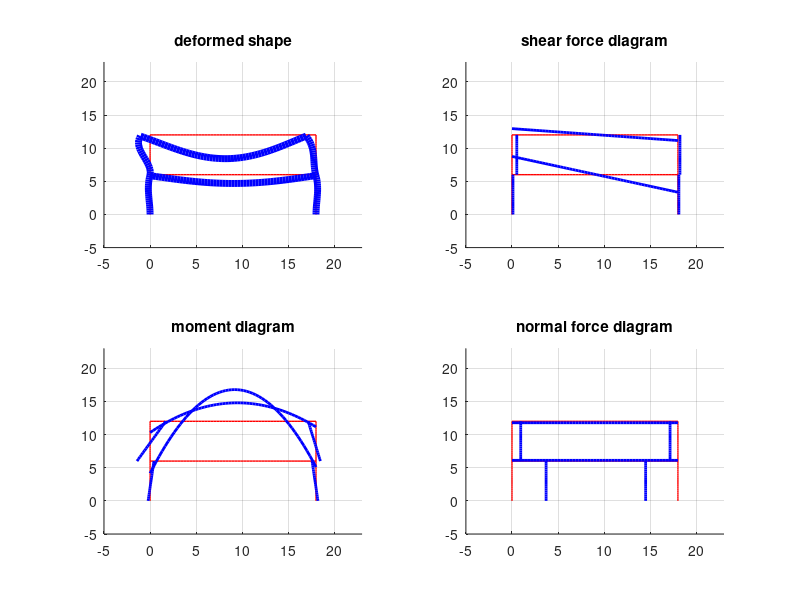

MATLAB code for this plot:
clear; clc; close all;
% unit: N, m

nodes = [0 0;
        0 6;
        0 12;
        18 12;
        18 6;
        18 0];

eles = [1 2;
       2 3;
       3 4;
       4 5;
       5 6;
       2 5
       ];


resolution = 3;  % larger, finer

% Geometry properties
mag_factor = 5000;  % magnification factor for visualization
B = .50;
H_c = .50;
H_b = 1.;
A_c = B*H_c;
I_c = 1./12.*B*H_c^3;
A_b = B*H_b;
I_b = 1./12.*B*H_b^3;

elenum = size(eles, 1);
E = 30e9 * ones(elenum, 1);
A = [A_c A_c A_b A_c A_c A_b]';
I = [I_c I_c I_b I_c I_c A_b]';

% 3 means xyz constrained, 2 means xy constrained
% 13 means z constrained, 12 means y constrained, 11 means x constrained,
% hinge not contained
Supporting = [3 0 0 0 0 3 ]';

% nodal forces, moments (global), [Fx Fy node#]
ExF = [3e3 0 2;
       -3e3 0 3]; 

% element forces
% element dist load: [mag(include local dir) eletag]
w = [-1e3 3;
    -3e3 6;
    ]; 
% element force: [mag(include local dir) eletag DistFromStartNode]
eleF = [];  % waiting for update
%%

% length container
L = [];
for i = 1:size(eles, 1)
    start_node = eles(i, 1);
    end_node = eles(i, 2);
    vec = nodes(end_node, :) - nodes(start_node, :);
    L(i) = norm(vec);
end
L = L';


%% assemble new "nodes"
num_nodes_inserted_set = floor(L * resolution);  % dim: num_ele by 1

nodes_old = nodes;
num_nodes_inserted_cm_set = [0 sum(num_nodes_inserted_set*...
                    ones(size(num_nodes_inserted_set')).*...
                    triu(ones(numel(num_nodes_inserted_set)), 0), 1)]';  % culumative, [1,2,3]->[1,3,6] 

nodes = zeros(size(nodes_old, 1) + sum(num_nodes_inserted_set), 2);  % nodes(0, :) = [0 0] should hold
%nodes(oldnodes_ind, :) = nodes_old;

oldnodes_ind = [1];
nodes_eles_table = zeros(size(nodes, 1), 1);  % only for inserted nodes
for i=1:size(eles, 1)
  start_node = nodes_old(eles(i, 1), :);  %coordinate
  end_node = nodes_old(eles(i, 2), :);  %coordinate

  x_set = linspace( start_node(1), end_node(1), num_nodes_inserted_set(i)+2 )';
  x_set = x_set(2:size(x_set, 1)-1);
  y_set = linspace( start_node(2), end_node(2), num_nodes_inserted_set(i)+2 )';
  y_set = y_set(2:size(y_set, 1)-1);

  nodes(i+1+num_nodes_inserted_cm_set(i) : i+num_nodes_inserted_cm_set(i+1), 1) = x_set;
  nodes(i+1+num_nodes_inserted_cm_set(i) : i+num_nodes_inserted_cm_set(i+1), 2) = y_set;
  
  nodes_eles_table(i+1+num_nodes_inserted_cm_set(i) : i+num_nodes_inserted_cm_set(i+1)) = i;

  if ismember(end_node, nodes, 'rows')
    % do nothing
  else
    nodes(i+1+num_nodes_inserted_cm_set(i+1), 1) = end_node(1);
    nodes(i+1+num_nodes_inserted_cm_set(i+1), 2) = end_node(2);

    oldnodes_ind = [oldnodes_ind; i+1+num_nodes_inserted_cm_set(i+1)];
  end

end

%% assemble new "eles"
eles_old = eles;

for i=1:numel(eles)
  eles(i) = oldnodes_ind(eles(i));
end

eles_org = eles;  % eles tags using new nodes coordinates

eles = [];
A_old = A;
I_old = I;
E_old = E;
A = []; E = []; I = [];

orgeletag_set = [];
for i=1:numel(num_nodes_inserted_set)
    orgeletag_set = [orgeletag_set; i*ones(num_nodes_inserted_set(i)+1, 1)];
end
orgeletag_set = [orgeletag_set (1:1:numel(orgeletag_set))'];

for i=1:size(eles_org, 1)
    %eles = [eles; eles_org(i, :)];
    if i==6
        a=1;
    end

    num_eles = sum(orgeletag_set(:, 1)==i);
    start_node = eles_org(i, 1);
    end_node = eles_org(i, 2);
    inserted_nodes = find(nodes_eles_table==i)';
    ele_table = [start_node inserted_nodes end_node];

    from_nodes = ele_table(1: numel(ele_table)-1);
    to_nodes = ele_table(2: numel(ele_table));

    eles = [eles; [from_nodes' to_nodes']];

    A = [A; A_old(i)*ones(num_eles, 1)];
    E = [E; E_old(i)*ones(num_eles, 1)];
    I = [I; I_old(i)*ones(num_eles, 1)];
end


%% assemble the rest stuffs

elenum = size(eles, 1);

Supporting_old = Supporting;
Supporting_ind = oldnodes_ind(Supporting_old~=0);
Supporting_type = Supporting_old(Supporting_old~=0);

Supporting = zeros(size(nodes, 1), 1);
Supporting(Supporting_ind) = Supporting_type;

ExF_old = ExF;
ExF = zeros(size(ExF_old));
ExF(:, 1:2) = ExF_old(:, 1:2);
ExF(:, 3) = oldnodes_ind(ExF_old(:, 3));

w_old = w;
w = [];  % [mag eletag]

for i=1:size(w_old, 1)
    orgele_under_w = w_old(i, 2);
    eles_under_w = orgeletag_set(orgeletag_set(:, 1)==orgele_under_w, 2);
    w_mag = w_old(i, 1) * ones(numel(eles_under_w), 1);
    w = [w; [w_mag eles_under_w]];
end

L = [];
for i = 1:size(eles, 1)
    start_node = eles(i, 1);
    end_node = eles(i, 2);
    vec = nodes(end_node, :) - nodes(start_node, :);
    L(i) = norm(vec);
end
L = L';


%% equivalant external element element end forces (LOCAL)
% ExEF = [Fyi Mzi Fyj Mzj nodetag]
w_mag = w(:, 1);
w_tag = w(:, 2);
L_w = L(w(:, 2));
ExEF = [w_mag.*L_w/2 w_mag.*L_w.^2/12 w_mag.*L_w/2 -w_mag.*L_w.^2/12 w_tag];

% element freedom table, each node has 3 DoFs
EFT = 1:1:3*size(nodes, 1);

%% Construct K_ff
K = zeros(size(EFT, 2));

for i = 1:size(eles, 1)
    start_node = eles(i, 1);
    end_node = eles(i, 2);
    vec = nodes(end_node, :) - nodes(start_node, :);
    th = asin(vec(2)/norm(vec));
    if vec(1) < 0
        th = th + pi;
    end
    c = cos(th);
    s = sin(th);
    
    % transformation matrix
    T_e = [c s 0 0 0 0;
           -s c 0 0 0 0;
           0 0 1 0 0 0;
           0 0 0 c s 0;
           0 0 0 -s c 0;
           0 0 0 0 0 1];
       
    A_i = A(i);
    L_i = L(i);
    E_i = E(i);
    I_i = I(i);
    % local stifness matrix for element i
    k_e_b = [A_i*E_i/L_i    0                   0                   -A_i*E_i/L_i    0                   0;
             0              12*E_i*I_i/L_i^3    6*E_i*I_i/L_i^2     0               -12*E_i*I_i/L_i^3   6*E_i*I_i/L_i^2;
             0              6*E_i*I_i/L_i^2     4*E_i*I_i/L_i       0               -6*E_i*I_i/L_i^2    2*E_i*I_i/L_i;
             -A_i*E_i/L_i   0                   0                   A_i*E_i/L_i     0                   0;
             0              -12*E_i*I_i/L_i^3   -6*E_i*I_i/L_i^2    0               12*E_i*I_i/L_i^3    -6*E_i*I_i/L_i^2;
             0              6*E_i*I_i/L_i^2     2*E_i*I_i/L_i       0               -6*E_i*I_i/L_i^2    4*E_i*I_i/L_i;
            ];
    
    % global stifness matrix for element i
    k_e = T_e'*k_e_b*T_e;
    
    % element free table for element i
    EFTe = [EFT(3*start_node - 2:3*start_node), EFT(3*end_node - 2:3*end_node)];
    
    % modify the global stifness matrix
    K(EFTe, EFTe) = K(EFTe, EFTe) + k_e;
end

EFTf = [];
for i = 1:size(Supporting, 1)
    if Supporting(i, 1) == 11
        EFTf = [EFTf EFT(3*i-1) EFT(3*i)];
    elseif Supporting(i, 1) == 12
        EFTf = [EFTf EFT(3*i-2) EFT(3*i)];
    elseif Supporting(i, 1) == 13
        EFTf = [EFTf EFT(3*i-2) EFT(3*i-1)];
    elseif Supporting(i, 1) == 2
        EFTf = [EFTf EFT(3*i)];
    elseif Supporting(i, 1) == 0
        EFTf = [EFTf EFT(3*i-2:3*i)];
    end
end

Kff = K(EFTf, EFTf);

%% Construct f_ff (contained moments)
f = zeros(size(EFT, 2), 1);
for i = 1:size(ExF, 1)
    f_EFT = [3*ExF(i, 3)-2, 3*ExF(i, 3)-1];
    f(f_EFT) = f(f_EFT) + ExF(i, 1:2)';
end

for i = 1:size(ExEF, 1)
    ele = ExEF(i, 5);
    start_node = eles(ele, 1);
    end_node = eles(ele, 2);
    vec = nodes(end_node, :) - nodes(start_node, :);
    th = asin(vec(2)/norm(vec));
    if vec(1) < 0
        th = th + pi;
    end
    c = cos(th);
    s = sin(th);
    L_e = L(ele);
    
    % transformation matrix
    T_e = [c s 0 0 0 0;
           -s c 0 0 0 0;
           0 0 1 0 0 0;
           0 0 0 c s 0;
           0 0 0 -s c 0;
           0 0 0 0 0 1];
    % local equivalant force
    f_EF_i_b = [0 ExEF(i, 1:2) 0 ExEF(i, 3:4)]';
    
    % global equivalant force
    f_EF_i = T_e'*f_EF_i_b;
    
    f_EFT = [(3*start_node-2:3*start_node) (3*end_node-2:3*end_node)];
    
    f(f_EFT) = f(f_EFT) + f_EF_i;
end

f_ff = f(EFTf);

%% Caculate displacement for free degrees
u_ff = Kff^-1*f_ff;
u = zeros(size(EFT, 2), 1);
u(EFTf) = u_ff;
disp('u(m)=');
disp(reshape(u, [3, numel(u)/3]));

%% Calculate element end forces
f_ele_end = zeros(6, size(eles, 1));


for i = 1:size(eles, 1)
    start_node = eles(i, 1);
    end_node = eles(i, 2);
    vec = nodes(end_node, :) - nodes(start_node, :);
    th = asin(vec(2)/norm(vec));
    if vec(1) < 0
        th = th + pi;
    end
    c = cos(th);
    s = sin(th);
    
    % transformation matrix
    T_e = [c s 0 0 0 0;
           -s c 0 0 0 0;
           0 0 1 0 0 0;
           0 0 0 c s 0;
           0 0 0 -s c 0;
           0 0 0 0 0 1];
       
    A_i = A(i);
    L_i = L(i);
    E_i = E(i);
    I_i = I(i);
    % local stifness matrix for element i
    k_e_b = [A_i*E_i/L_i    0                   0                   -A_i*E_i/L_i    0                   0;
             0              12*E_i*I_i/L_i^3    6*E_i*I_i/L_i^2     0               -12*E_i*I_i/L_i^3   6*E_i*I_i/L_i^2;
             0              6*E_i*I_i/L_i^2     4*E_i*I_i/L_i       0               -6*E_i*I_i/L_i^2    2*E_i*I_i/L_i;
             -A_i*E_i/L_i   0                   0                   A_i*E_i/L_i     0                   0;
             0              -12*E_i*I_i/L_i^3   -6*E_i*I_i/L_i^2    0               12*E_i*I_i/L_i^3    -6*E_i*I_i/L_i^2;
             0              6*E_i*I_i/L_i^2     2*E_i*I_i/L_i       0               -6*E_i*I_i/L_i^2    4*E_i*I_i/L_i;
            ];
    
    % global stifness matrix for element i
    k_e = T_e'*k_e_b*T_e;
    
    % element free table for element i
    EFTe = [EFT(3*start_node - 2:3*start_node), EFT(3*end_node - 2:3*end_node)];
    
    % f = k_e*u_e - f_EF_e
    if ismember(i, ExEF(:, 5)) == 0
        f_EF_e = zeros(6, 1);
    else
        f_EF_e_b = ExEF(ismember(ExEF(:, 5), i), :);
        f_EF_e_b = [0 f_EF_e_b(1:2) 0 f_EF_e_b(3:4)]';
        f_EF_e = T_e' * f_EF_e_b;
    end
    u_e = u(EFTe);
    f = k_e * u_e - f_EF_e;
    
    f_ele_end(:, i) = f;
end

disp('Element end forces (global) (N)=');
disp(f_ele_end);

f_ele_end_b = zeros(size(f_ele_end));

for i = 1:size(eles, 1)
    start_node = eles(i, 1);
    end_node = eles(i, 2);
    vec = nodes(end_node, :) - nodes(start_node, :);
    th = asin(vec(2)/norm(vec));
    if vec(1) < 0
        th = th + pi;
    end
    c = cos(th);
    s = sin(th);
    
    % transformation matrix
    T_e = [c s 0 0 0 0;
           -s c 0 0 0 0;
           0 0 1 0 0 0;
           0 0 0 c s 0;
           0 0 0 -s c 0;
           0 0 0 0 0 1];
    
    
    f_ele_end_b(:, i) = T_e * f_ele_end(:, i);
end

disp('Element end forces (local) (N)=');
disp(f_ele_end_b);

%% Calculate reactions
support_nodes = find(Supporting~=0);
reactions = zeros(3 * size(support_nodes, 1), 1);
for i = 1 : size(support_nodes, 1)
    % find which element this support node is
    e = find(eles == support_nodes(i));
    e_ind = ceil(e/2);
    n_ind = 2 - ceil(e_ind - e/2);
    
    % reaction = f_ele_end
    reactions(3*i-2:3*i) = f_ele_end(3*n_ind-2:3*n_ind, e_ind);
    if Supporting(support_nodes(i)) == 2
        reactions(3*i) = NaN;
    elseif Supporting(support_nodes(i)) == 11
        reactions(3*i-1) = NaN;
        reactions(3*i) = NaN;
    elseif Supporting(support_nodes(i)) == 12
        reactions(3*i-2) = NaN;
        reactions(3*i) = NaN;
    elseif Supporting(support_nodes(i)) == 13
        reactions(3*i-2) = NaN;
        reactions(3*i-1) = NaN;
    end
end
disp('Supporting nodes are')
disp(support_nodes)
disp('Reactions(N)=')
disp(reactions)


  
%% visualization
figure()
subplot(221)
title('deformed shape')
for i = 1:elenum
    hold on
    start_node = eles(i, 1);
    end_node = eles(i, 2);
    plot(nodes([start_node, end_node], 1), nodes([start_node, end_node], 2)...
        , 'LineWidth', 1, 'Color', 'red');
end
grid on
xlim([min(min(nodes))-5, max(max(nodes))+5]);
ylim([min(min(nodes))-5, max(max(nodes))+5]);

for i = 1:size(eles, 1)
    hold on
    start_node = eles(i, 1);
    end_node = eles(i, 2);
    
    
    x_disp = u([start_node*3-2, end_node*3-2])*mag_factor;
    y_disp = u([start_node*3 - 1, end_node*3 - 1])*mag_factor;
    
    plot(nodes([start_node, end_node], 1) + x_disp,...
         nodes([start_node, end_node], 2) + y_disp...
        , 'LineWidth', 5, 'Color', 'blue');
end

subplot(222)
for i = 1:elenum
    hold on
    start_node = eles(i, 1);
    end_node = eles(i, 2);
    plot(nodes([start_node, end_node], 1), nodes([start_node, end_node], 2)...
        , 'LineWidth', 1, 'Color', 'red');
end
grid on

subplot(223)
for i = 1:elenum
    hold on
    start_node = eles(i, 1);
    end_node = eles(i, 2);
    plot(nodes([start_node, end_node], 1), nodes([start_node, end_node], 2)...
        , 'LineWidth', 1, 'Color', 'red');
end
grid on

subplot(224)
for i = 1:elenum
    hold on
    start_node = eles(i, 1);
    end_node = eles(i, 2);
    plot(nodes([start_node, end_node], 1), nodes([start_node, end_node], 2)...
        , 'LineWidth', 1, 'Color', 'red');
end
grid on

orgele_num = numel(unique(orgeletag_set(:, 1)));

for i=1:orgele_num
    start_node = eles_org(i, 1);
    end_node = eles_org(i, 2);
    vec = nodes(end_node, :) - nodes(start_node, :);
    th = asin(vec(2)/norm(vec));
    if vec(1) < 0
        th = th + pi;
    end
    c = cos(th);
    s = sin(th);
    R = [c -s; s c];  % rotation matrix
    
    V_set = [];
    
    ele_temp = orgeletag_set(orgeletag_set(:, 1)==i, :);  % orgeletag_set for this element
    V_set = [f_ele_end_b(2, ele_temp(1, 2)) -f_ele_end_b(5, orgeletag_set(:, 1)==i)];
    start_node = eles_org(i, 1);
    end_node = eles_org(i, 2);
    eles_table_plot = nodes([start_node find(nodes_eles_table==i)' end_node], :)';
    V_set = R*[zeros(1, numel(V_set)); V_set]/2/mag_factor + eles_table_plot;
    
    subplot(222)
    title('shear force diagram')
    plot(V_set(1, :), V_set(2, :), 'LineWidth', 2, 'Color', 'blue')
    xlim([min(min(V_set))-5, max(max(V_set))+5]);
    ylim([min(min(V_set))-5, max(max(V_set))+5]);
    
    M_set = [];
    
    M_set = [-f_ele_end_b(3, ele_temp(1, 2)) f_ele_end_b(6, orgeletag_set(:, 1)==i)];
    M_set = R*[zeros(1, numel(M_set)); M_set]/2/mag_factor + eles_table_plot;
    
    subplot(223)
    title('moment diagram')
    plot(M_set(1, :), M_set(2, :), 'LineWidth', 2, 'Color', 'blue')
    xlim([min(min(M_set))-5, max(max(M_set))+5]);
    ylim([min(min(M_set))-5, max(max(M_set))+5]);
    
    
    P_set = [];
    
    P_set = [-f_ele_end_b(1, ele_temp(1, 2)) f_ele_end_b(4, orgeletag_set(:, 1)==i)];
    P_set = R*[zeros(1, numel(P_set)); P_set]/2/mag_factor + eles_table_plot;
    
    subplot(224)
    title('normal force diagram')
    plot(P_set(1, :), P_set(2, :), 'LineWidth', 2, 'Color', 'blue')
    xlim([min(min(P_set))-5, max(max(P_set))+5]);
    ylim([min(min(P_set))-5, max(max(P_set))+5]);
    
    
end

%xlim([min(min(nodes))-5, max(max(nodes))+5]);
%ylim([min(min(nodes))-5, max(max(nodes))+5]);


    
